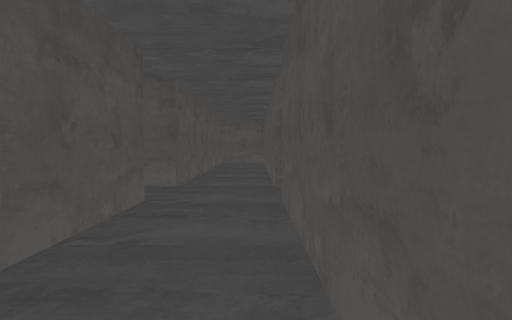
[1] (above)

22 first-person views from a walk through a 3-D level made in the Unity game engine. The camera is 1.4 m above the floor, tilts 2° down and sees 70° across. The floor is counted in squares, 2 m on a side. Each view is taken from the middle of a square. On the plan, view 1 faces up. The plan holds only what a view shows up to about 11 squares ahead; the rest is blank. The place goes on beyond the plan. The player is left out. Some animated figures are left out.

[2]
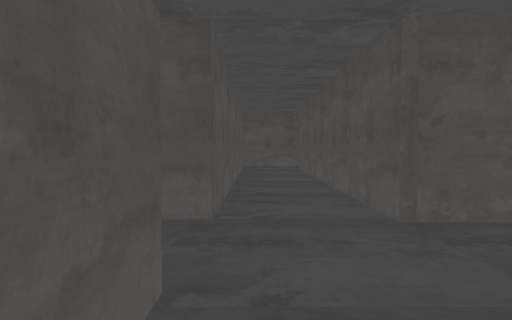

[3]
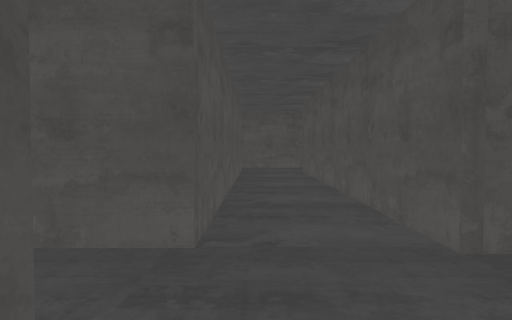

[4]
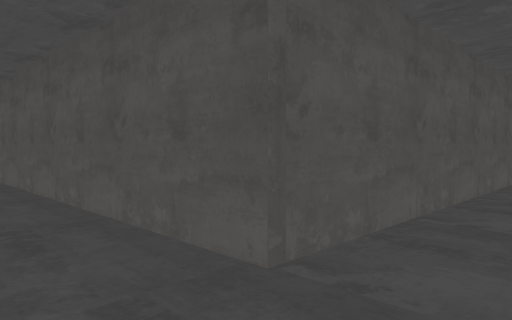

[5]
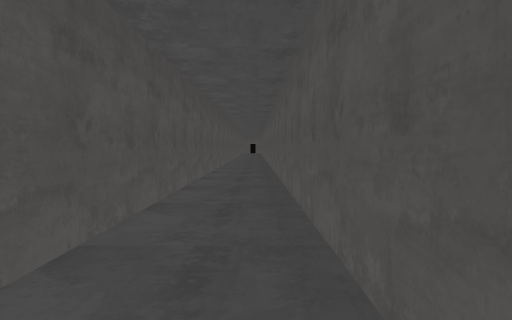

[6]
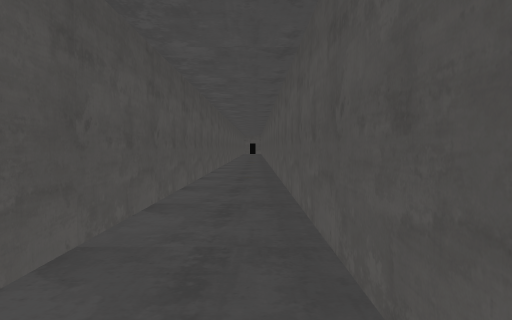

[7]
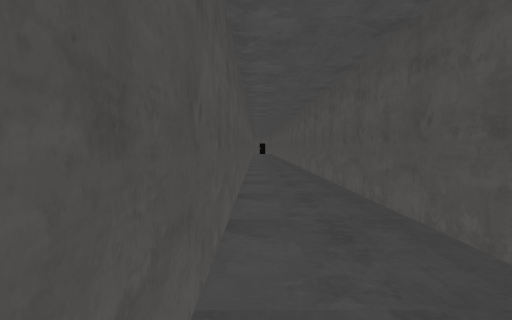

[8]
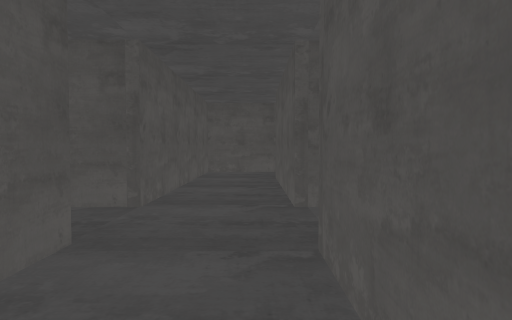

[9]
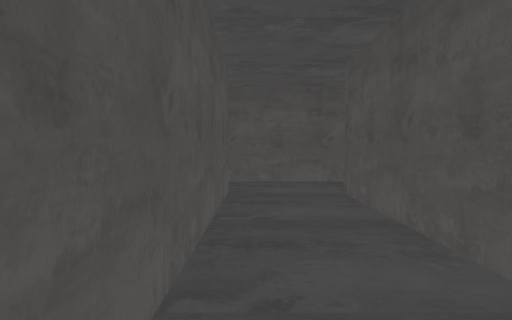

[10]
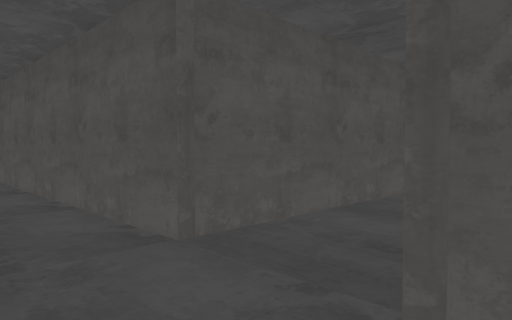

[11]
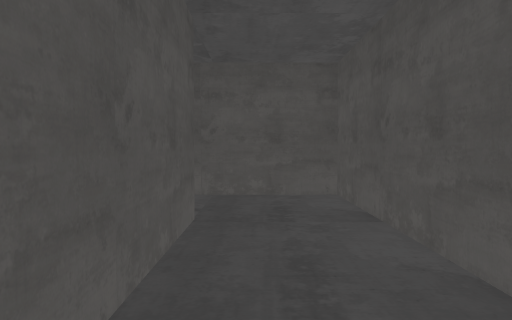

[12]
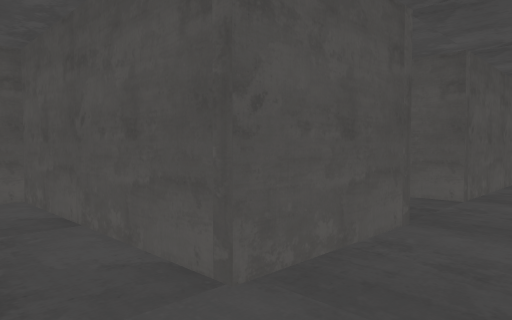

[13]
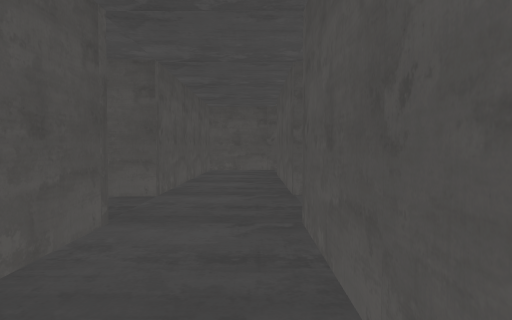

[14]
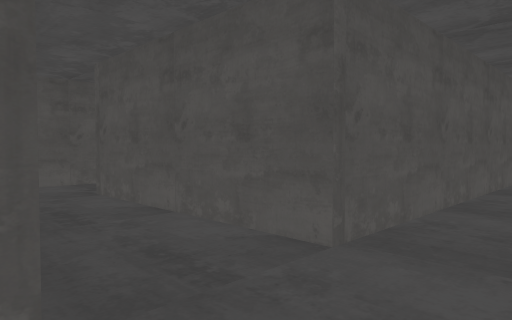

[15]
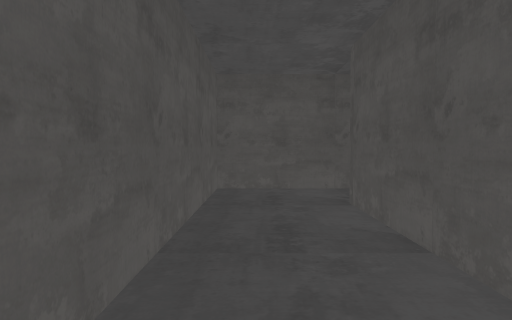

[16]
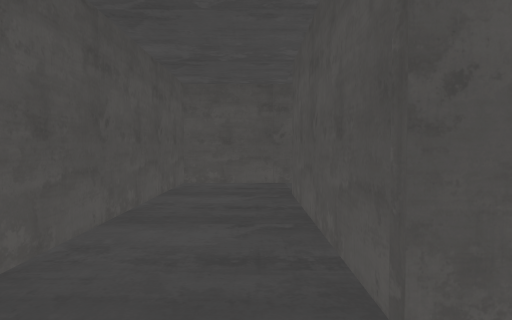

[17]
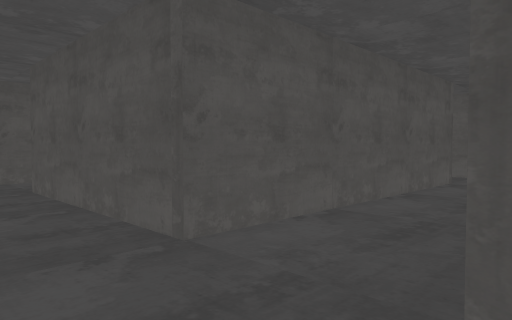

[18]
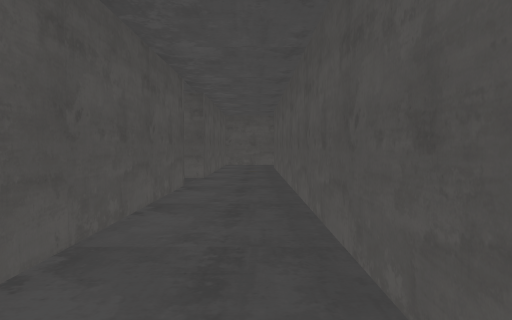

[19]
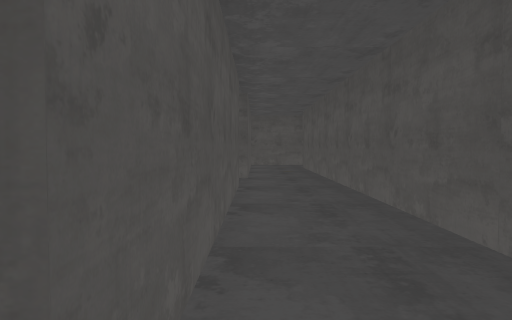

[20]
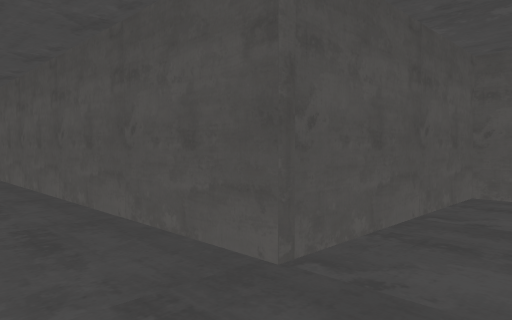

[21]
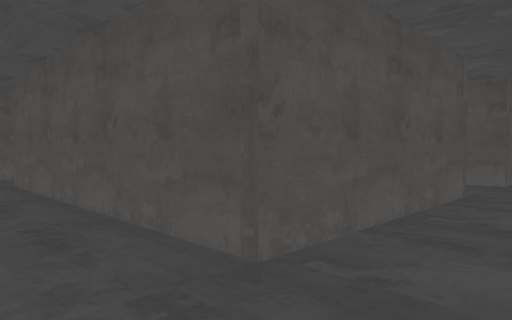

[22]
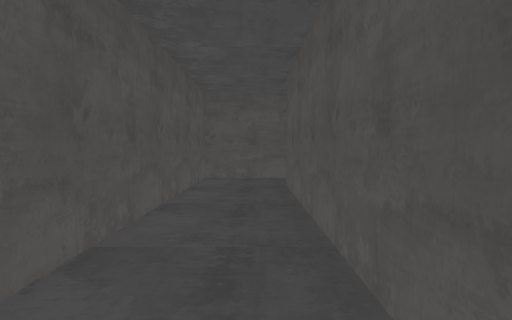

### Floor plan
Points are (right, up) in squares from view 1. A wall is a line through its corners. A room is listed if a view was taken in it or the views show most of it. See-through windows are left out.
Room 1 (views 1, 2, 3, 4, 5, 6, 7, 8, 9, 10)
walls: (-2.4, 6.5) (-15.5, 6.5); (0.3, 6.5) (0.3, 14.5) (6.6, 14.5); (-1.5, 1.6) (-1.5, 0.6); (-1.4, -1.2) (0.3, -1.2) (0.3, 4.7); (-15.4, 4.7) (-2.8, 4.7)
objects: other object (-2, 2); other object (-2, 3) to (-2, 4); other object (-2, 7) to (-2, 8); other object (-2, 9) to (-2, 10); other object (-2, 11) to (-2, 12); other object (-2, 13) to (-2, 14)
Room 2 (views 11, 12, 13)
walls: (-3.6, -1.2) (-1.4, -1.2); (-1.5, 0.6) (-5.4, 0.6) (-5.4, -1.4)
ways out: opening at (-4.5, -2.5) to room 3
Room 3 (views 14, 15, 16, 17, 18, 19, 20, 21, 22)
walls: (-3.6, -3.4) (-3.6, -1.2); (-5.4, -1.4) (-5.4, -3.4) (-15.4, -3.4); (-11.8, -5.3) (-5.4, -5.3) (-5.4, -9.4) (-10.5, -9.4); (2.2, -5.9) (2.2, -3.4) (-3.1, -3.4); (-13.3, -9) (-13.3, -11.2) (-3.6, -11.2) (-3.6, -5.3) (-0.5, -5.3); (-15.5, -5.3) (-13.3, -5.3) (-13.3, -5.9)
ways out: opening at (-4.5, -2.5) to room 2
objects: other object (-11, -9); other object (0, -7) to (0, -6)

Positions as (right, up) in squares from view 1, and headings:
1: (0, 0), facing up
2: (-1, 3), facing up
3: (-1, 4), facing up
4: (0, 5), facing up-left
5: (-1, 6), facing left
6: (-5, 6), facing left
7: (-6, 5), facing left
8: (-1, 9), facing down
9: (-1, 9), facing up
10: (-2, 16), facing down-right
11: (-5, 0), facing right
12: (-5, 0), facing down-right
13: (-5, 0), facing down
14: (-5, -3), facing down-right
15: (-4, -4), facing right
16: (-5, -4), facing down
17: (-4, -3), facing down-left
18: (-5, -4), facing left
19: (-5, -5), facing left
20: (-4, -5), facing up-left
21: (-4, -11), facing up-left
22: (-5, -10), facing left
